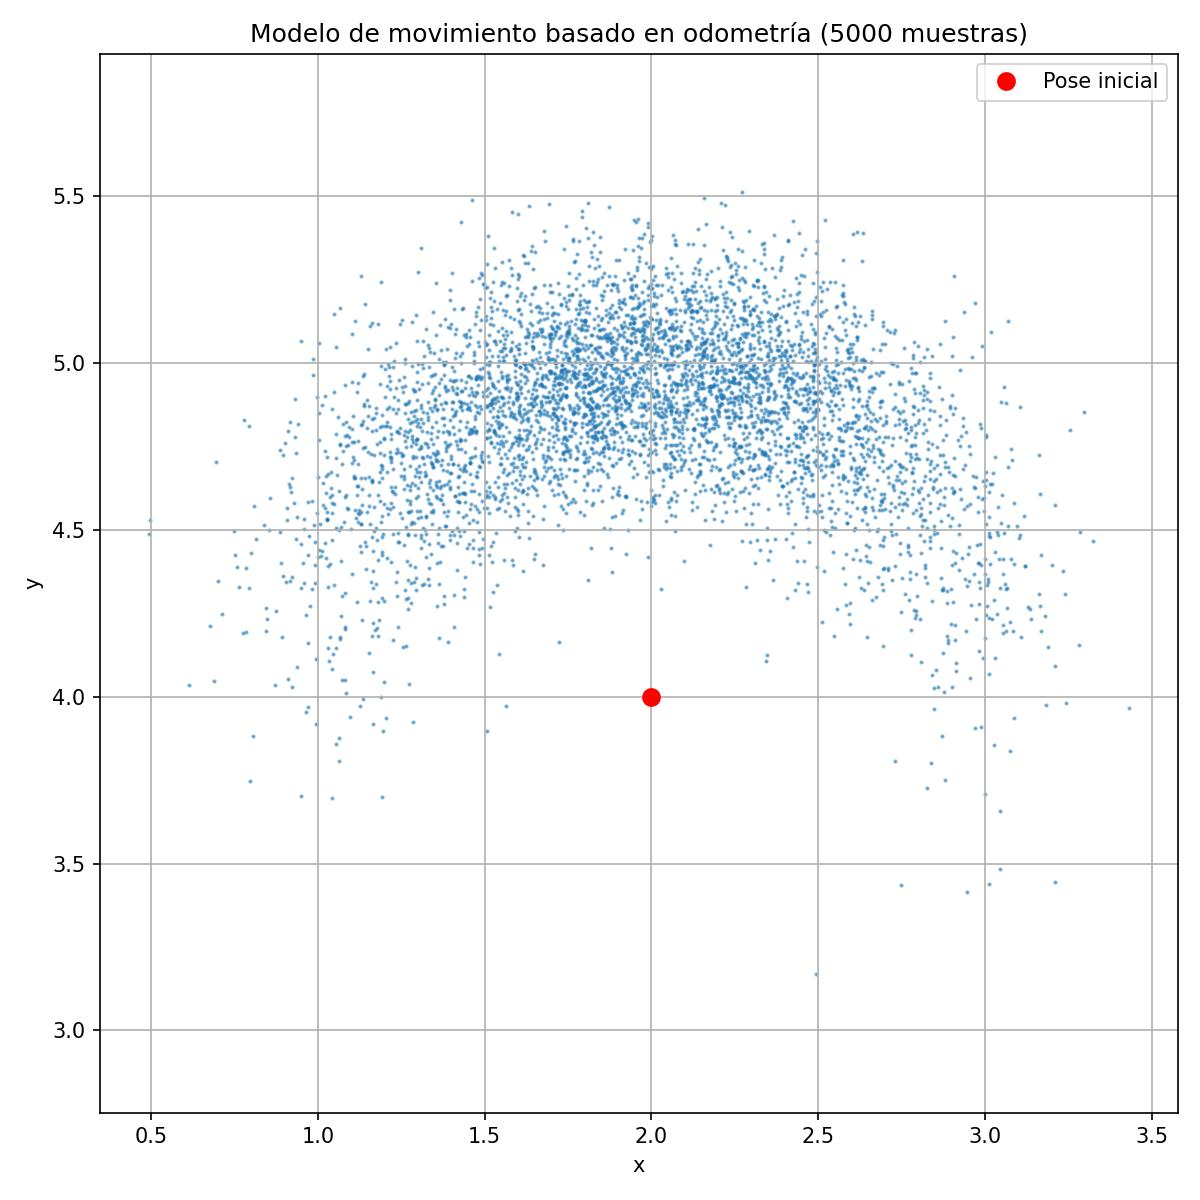

Write the Python code that produced this figure.
import numpy as np
import matplotlib.pyplot as plt
from ejercicio1_muestreo import normal_box_muller

def odometry_motion_model(xt, ut, alpha):
    """
    Modelo de movimiento basado en odometria.
    xt: [x, y, theta]
    ut: [delta_r1, delta_r2, delta_t]
    alpha: [alpha1, alpha2, alpha3, alpha4]
    Retorna xt+1 = [x_new, y_new, theta_new]
    """
    x, y, theta = xt
    delta_r1, delta_r2, delta_t = ut
    a1, a2, a3, a4 = alpha

    # Agregar ruido a los comandos de odometria
    delta_r1_hat = delta_r1 + normal_box_muller(0, a1 * delta_r1**2 + a2 * delta_t**2)[0]
    delta_t_hat  = delta_t  + normal_box_muller(0, a3 * delta_r1**2 + a3 * delta_r2**2 + a4 * delta_t**2)[0]
    delta_r2_hat = delta_r2 + normal_box_muller(0, a1 * delta_r2**2 + a2 * delta_t**2)[0]

    # Calcular nueva pose
    x_new = x + delta_t_hat * np.cos(theta + delta_r1_hat)
    y_new = y + delta_t_hat * np.sin(theta + delta_r1_hat)
    theta_new = theta + delta_r1_hat + delta_r2_hat

    return np.array([x_new, y_new, theta_new])


if __name__ == "__main__":
    # Parametros del enunciado
    xt = np.array([2.0, 4.0, 0.0])
    ut = np.array([np.pi/2, 0.0, 1.0])  # [delta_r1, delta_r2, delta_t]
    alpha = np.array([0.1, 0.1, 0.01, 0.01])

    # Generar 5000 muestras
    N = 5000
    samples = np.array([odometry_motion_model(xt, ut, alpha) for _ in range(N)])

    plt.figure(figsize=(8, 8))
    plt.scatter(samples[:, 0], samples[:, 1], s=1, alpha=0.5)
    plt.plot(xt[0], xt[1], 'ro', markersize=8, label='Pose inicial')
    plt.xlabel('x')
    plt.ylabel('y')
    plt.title('Modelo de movimiento basado en odometría (5000 muestras)')
    plt.legend()
    plt.axis('equal')
    plt.grid(True)
    plt.tight_layout()
    plt.savefig("/home/elianaostro/Documents/robotica/tp2/ejercicio2_odometria.jpg", dpi=150)
    plt.show()
